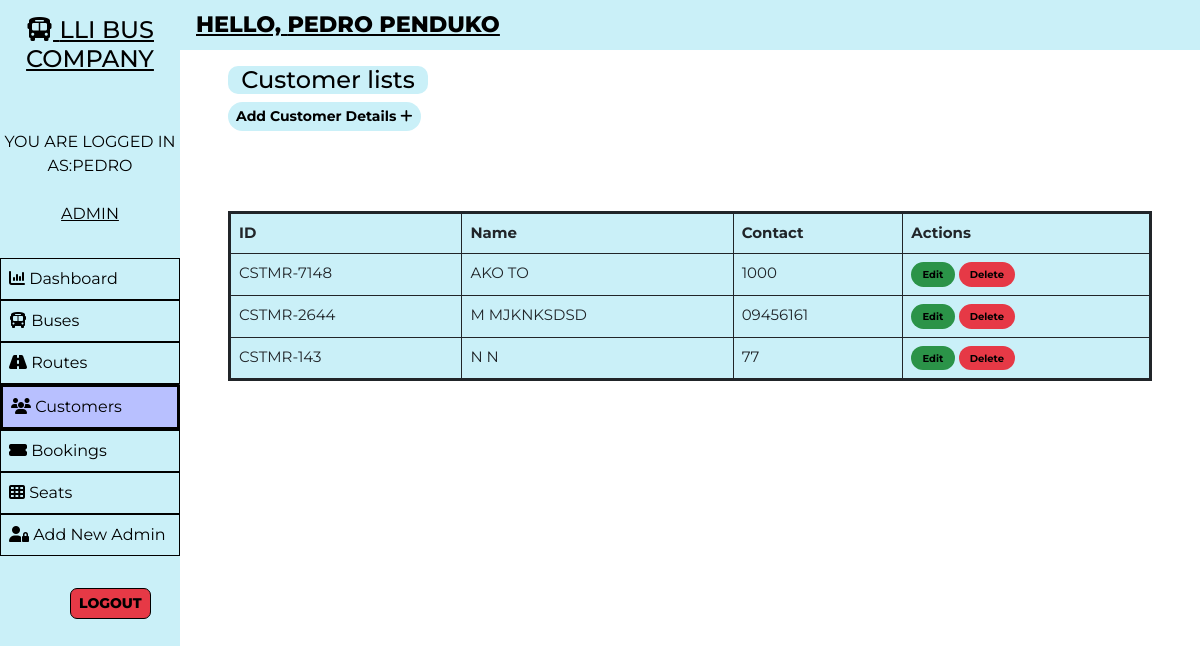
Screenshot of /admin/customer.php (signed in) with the database file from the repository.
### tables this page shows
CREATE TABLE `users` (
  `user_id` int(11) NOT NULL,
  `user_fullname` varchar(100) NOT NULL,
  `user_name` varchar(30) NOT NULL,
  `user_password` varchar(255) NOT NULL,
  `user_created` datetime NOT NULL DEFAULT current_timestamp()
);

CREATE TABLE `customers` (
  `id` int(100) NOT NULL,
  `customer_id` varchar(255) NOT NULL,
  `customer_name` varchar(30) NOT NULL,
  `customer_phone` varchar(10) NOT NULL,
  `customer_created` datetime NOT NULL DEFAULT current_timestamp()
);

### admin/customer.php (the view, shortened to what this page needs)
<!DOCTYPE html>
<html lang="en">
<head>
    <link href="https://cdn.jsdelivr.net/npm/bootstrap@5.0.1/dist/css/bootstrap.min.css" rel="stylesheet">
    <?php
        $page="customer";
    ?>
</head>
<body>
    <?php require '../assets/partials/_admin-header.php';?>
        <?php
            $resultSql = "SELECT * FROM `customers` ORDER BY customer_created DESC";
            $resultSqlResult = mysqli_query($conn, $resultSql);
            if(!mysqli_num_rows($resultSqlResult)){ ?>
                <div class="container mt-4">
                    <div id="noCustomers" class="alert alert-dark " role="alert">
                        <h1 class="alert-heading">No Customers Found :(</h1>
                        <p class="fw-light">would you like to add one!</p>
                        <hr>
                        <div id="addCustomerAlert" class="alert alert-success" role="alert">
                                Click<button id="add-button" class="button btn-sm"type="button"data-bs-toggle="modal" data-bs-target="#addModal">ADD <i class="fas fa-plus"></i></button> to add a customer!
                        </div>
                    </div>
                </div>
            <?php }
            else { ?>
            <section id="customer">
                <div id="head">
                    <h4>Customer lists</h4>
                </div>
                <div id="customer-results">
                    <div>
                        <button id="add-button" class="button btn-sm"type="button"data-bs-toggle="modal" data-bs-target="#addModal">Add Customer Details <i class="fas fa-plus"></i></button>
                    </div>
                    <table class="table table-hover table-bordered">
                        <thead>
                            <th>ID</th>
                            <th>Name</th>
                            <th>Contact</th>
                            <th>Actions</th>
                        </thead>
                        <?php
                            while($row = mysqli_fetch_assoc($resultSqlResult))
                            {
                                $id = $row["id"];
                                $customer_id = $row["customer_id"];
                                $customer_name = $row["customer_name"];
                                $customer_phone = $row["customer_phone"];
                        ?>
                        <tr>
                            <td>
                                <?php
                                    echo $customer_id;
                                ?>
                            </td>
                            <td>
                                <?php
                                    echo $customer_name;
                                ?>
                            </td>
                            <td>
                                <?php
                                    echo $customer_phone;
                                ?>
                            </td>
                            <td>
                            <button class="button edit-button " data-link="<?php echo $_SERVER['REQUEST_URI']; ?>" data-id="<?php
                                                echo $customer_id;?>" data-name="<?php
                                                echo $customer_name;?>" data-phone="<?php
                                                echo $customer_phone;?>"
                                                >Edit</button>
                                            <button class="button delete-button" data-bs-toggle="modal" data-bs-target="#deleteModal" data-id="<?php
                                                echo $id;?>">Delete</button>
                            </td>
                        </tr>
                    <?php
                        }
                    ?>
                    </table>
                </div>
            </section>
            <?php } ?>
        </div>
    </main>
</body>
</html>

### assets/partials/_admin-header.php (shortened to what this page needs)
<?php
    $conn = db_connect();
    $user_id = $_SESSION['user_id'];
    $sql = "SELECT * FROM users WHERE user_id = $user_id";
    $result = mysqli_query($conn, $sql);
    if($row = mysqli_fetch_assoc($result))
    {
        $user_fullname = $row["user_fullname"];
        $user_name = $row["user_name"];
    }
?>
    <main id="container">
        <div id="sidebar">
            <h4><i class="fas fa-bus"></i> LLI BUS COMPANY</h4>
            <div>
                <br>
                <br>
                    <?php  echo 'YOU ARE LOGGED IN AS:'.$user_name;  ?>
            <br>
            <br>
                <p><u>ADMIN</u></p>
            </div>
            <ul id="options">
                <li class="option <?php if($page=='dashboard'){ echo 'active';}?>">
                    <a href="./dashboard.php">
                    <i class="fa fa-bar-chart"></i> Dashboard
                    </a>
                </li>
                <li class="option <?php if($page=='bus'){ echo 'active';}?>">
                    <a href="./bus.php">
                    <i class="fas fa-bus"></i> Buses
                    </a>
                </li>
                <li class="option <?php if($page=='route'){ echo 'active';}?>">
                    <a href="./route.php">
                    <i class="fas fa-road"></i> Routes
                    </a>
                </li>
                <li class="option <?php if($page=='customer'){ echo 'active';}?>">
                    <a href="./customer.php">
                    <i class="fas fa-users"></i> Customers
                    </a>
                </li>
                <li class="option <?php if($page=='booking'){ echo 'active';}?>">
                    <a href="./booking.php">
                    <i class="fas fa-ticket-alt"></i> Bookings
                    </a>
                </li>
                <li class="option <?php if($page=='seat'){ echo 'active';}?>">
                    <a href="./seat.php">
                    <i class="fas fa-th"></i> Seats
                    </a>
                </li>
                <li class="option <?php if($page=='signup'){ echo 'active';}?>">
                    <a href="./signup.php">
                    <i class="fas fa-user-lock"></i> Add New Admin
                    </a>
                </li>
                <li class="welcome-item">
                        <ul id="logout" class="btn-sm">
                            <a href="../assets/partials/_logout.php">LOGOUT</a>
                        </ul>
                </li>
            </ul>
        </div>
        <div id="main-content">
            <section id="welcome">
                <ul>
                    <li class="welcome-item">HELLO,
                        <span id="USER">
                            <?php
                                echo $user_fullname;
                            ?>
                        </span>
                    </li>
                </ul>
            </section>

### assets/styles/admin.php (style rules this page uses)
body { box-sizing: border-box; font-family: 'Montserrat', sans-serif; justify-content: center; border-radius: 50px; }
html { scroll-behavior: smooth; }
*, *::after, *::before { box-sizing: inherit; }
#welcome { background-color: #caf0f8; }
#welcome ul { display: flex; justify-content: space-between; list-style-type: none; padding: 0; margin: 5; }
#welcome li { margin: 0 1rem; padding: 0.5rem 0; }
#welcome li:first-child { font-weight: 800; font-size: 1.4rem; color: black; text-decoration: underline; }
#USER { color: black; text-decoration: underline; }
#logout { background-color: #e63946; font-weight: 800; border-radius: 7px; text-align: center; border:1px solid; width: fit-content; margin-left: 70px; }
#logout a { color: black; text-decoration: none; }
@media only screen and (min-width:1000px) { #sidebar { text-align: center; background-color: #caf0f8; color: black; width: 15%; position: fixed; top: 0%; padding-top: 1rem; z-index: 2; height: 100vh; } }
@media only screen and (min-width:1000px) { #sidebar h4 { color: black; text-decoration: underline; } }
#sidebar p { margin: 0; }
#sidebar ul { margin-top: 2rem; }
#options { list-style-type: none; text-align: left; padding-left: 0; }
.option a { border: 1px solid; display: block; padding: 0.5rem; text-decoration: none; color: inherit; }
.active { background-color: #b8c0ff; color:black; border-top-right-radius:1px; border: 2px solid; }
#main-content { margin-left: 15%; }

### assets/styles/admin-options.php (style rules this page uses)
* { font-family: Montserrat; }
.table-bordered { background-color: #caf0f8; border-color: black; border: 3px solid; }
#booking #head, #customer #head, #route #head, #seat #head, #bus #head { padding-top: 1rem 1rem; background-color: #caf0f8; width: 200px; text-align: center; flex-basis: 100%; border-radius: 10px; }
#booking, #customer, #route, #bus, #seat { padding: 0 3rem; color: black; }
#booking-results > div, #customer-results > div, #route-results > div, #bus-results > div { margin-bottom: 5rem; color: black; }
#booking-results button, #customer-results button, #route button, #bus-results button { border-radius: 20px; color: black; }
.button { border-width: 5px solid; border: none; font-weight: bold; }
#add-button { background-color: #caf0f8; color: black; }
table { font-size: 15px; color: black; }
#bus .edit-button, #bus .delete-button, #route .edit-button, #route .delete-button, #customer .edit-button, #customer .delete-button { padding: 0.3rem 0.7rem; }
table th,td { padding-left: 0.3rem; }
table button { color: black; }
.edit-button { background-color: #2b9348; }
.delete-button { background-color: #e63946; }
.edit-button, .delete-button { font-size: 10px }

### rows the page displays
users: user_name "PEDRO", user_fullname "PEDRO PENDUKO"
customers: customer "CSTMR-7148", customer_name "AKO TO", customer_phone "1000"
customers: customer "CSTMR-2644", customer_name "M MJKNKSDSD", customer_phone "09456161"
customers: customer "CSTMR-143", customer_name "N N", customer_phone "77"
